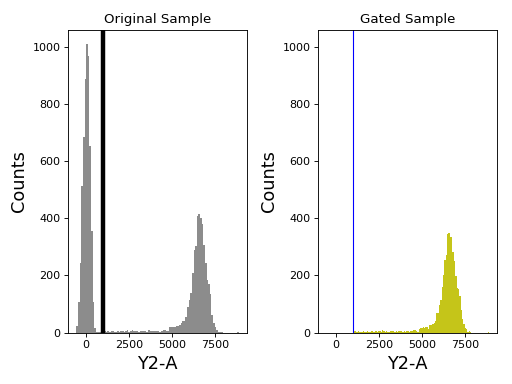

Here is the Python script that generated this plot:
import os

from pylab import *

import FlowCytometryTools
from FlowCytometryTools import FCMeasurement
from FlowCytometryTools import ThresholdGate

# Locate sample data included with this package
datadir = os.path.join(FlowCytometryTools.__path__[0], 'tests', 'data', 'Plate01')
datafile = os.path.join(datadir, 'RFP_Well_A3.fcs')

# datafile = '[insert path to your own fcs file]' 

# Load data
tsample = FCMeasurement(ID='Test Sample', datafile=datafile)
tsample = tsample.transform('hlog', channels=['Y2-A', 'B1-A', 'V2-A'], b=500.0)

# Create a threshold gates
y2_gate = ThresholdGate(1000.0, 'Y2-A', region='above')

# Gate
gated_sample = tsample.gate(y2_gate)

# Plot
ax1 = subplot(121);
tsample.plot('Y2-A', gates=[y2_gate], bins=100, alpha=0.9);
y2_gate.plot(color='k', linewidth=4, linestyle='-')
title('Original Sample');

ax2 = subplot(122, sharey=ax1, sharex=ax1);
gated_sample.plot('Y2-A', gates=[y2_gate], bins=100, color='y', alpha=0.9);
title('Gated Sample');

tight_layout()

#show() # <-- Uncomment when running as a script.
